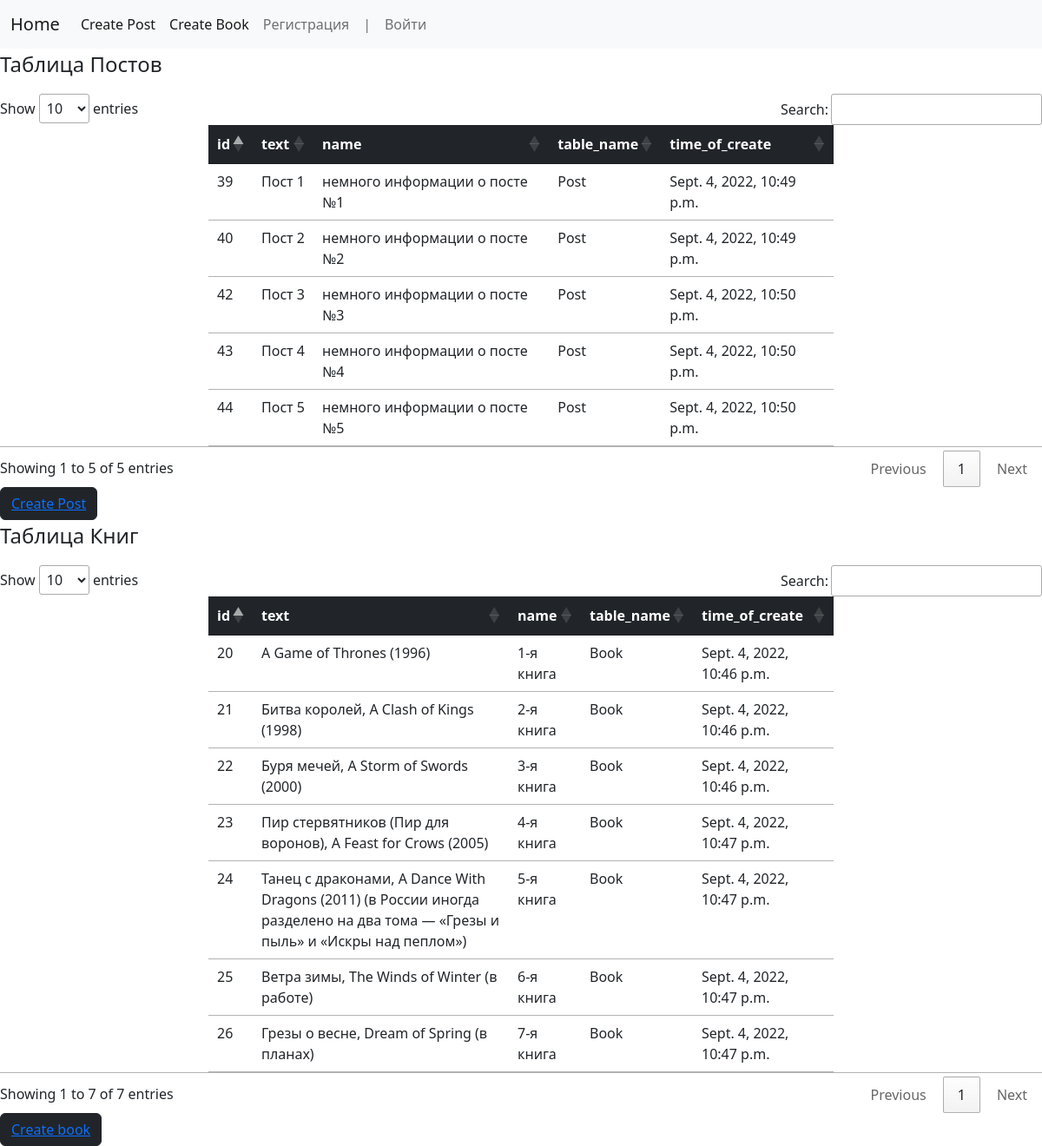
The page / on the database its author committed.
### task_app/models.py (models this page shows, shortened)
class Post(models.Model):
    text = models.TextField()
    name = models.CharField(max_length=255)
    honey_token = models.IntegerField(default=0)
    table_name = models.TextField(default='Post')
    time_of_create = models.DateTimeField(auto_now_add=True)
    objects = OnlyPost()
    token_objects = OnlyToken()

class Book(models.Model):
    text = models.TextField()
    name = models.CharField(max_length=255)
    honey_token = models.IntegerField(default=0)
    table_name = models.TextField(default='Book')
    time_of_create = models.DateTimeField(auto_now_add=True)
    objects = OnlyPost()
    token_objects = OnlyToken()

### task_app/views.py (the view)
# urls.py: path("", GetAllPosts.as_view(), name="show_post"),
class GetAllPosts(ListView):
    model = Post
    template_name = 'all_posts.html'
    context_object_name = 'topics'
    def get_context_data(self, *, object_list=None, **kwargs):
        context = super().get_context_data(**kwargs)
        context['books'] = Book.objects.filter(honey_token=0)
        return context

### task_app/models.py (called while the page is built)
    def get_queryset(self):
        return super().get_queryset().filter(honey_token=0)

### task_app/templates/all_posts.html (shortened to what this page needs)
{% extends 'base.html' %}
{% block content %}
<table id="myTable" class="table">
    <p class="fs-4">Таблица Постов</p>
    <thead class="table-dark">
    <tr>
        <th>id</th>
        <th>text</th>
        <th>name</th>
        <th>table_name</th>
        <th>time_of_create</th>
    </tr>
    </thead>
    <tbody>
    {% for topic in topics %}
    <tr>
        <td>{{ topic.id }}</td>
        <td>{{ topic.name }}</td>
        <td>{{ topic.text }}</td>
        <td>{{ topic.table_name }}</td>
        <td>{{ topic.time_of_create }}</td>
    </tr>
    {% endfor %}
    </tbody>
</table>
<button class="btn btn-dark">
    <a href='{%  url "create_post" %}'> Create Post</a>
</button>
<table id="myTable2" class="table">
    <p class="fs-4">Таблица Книг</p>
    <thead class="table-dark">
    <tr>
        <th>id</th>
        <th>text</th>
        <th>name</th>
        <th>table_name</th>
        <th>time_of_create</th>
    </tr>
    </thead>
    <tbody>
    {% for book in books %}
    <tr>
        <td>{{ book.id }}</td>
        <td>{{ book.name }}</td>
        <td>{{ book.text }}</td>
        <td>{{ book.table_name }}</td>
        <td>{{ book.time_of_create }}</td>
    </tr>
    {% endfor %}
    </tbody>
</table>
<button class="btn btn-dark">
    <a href='{%  url "create_book" %}'> Create book</a>
</button>
{% endblock %}

### task_app/templates/base.html (shortened to what this page needs)
<!DOCTYPE html>
<html lang="en">
<head>
    <link href="https://cdn.jsdelivr.net/npm/bootstrap@5.2.0/dist/css/bootstrap.min.css" rel="stylesheet"
>
    <link rel="stylesheet" href="//cdn.datatables.net/1.12.1/css/jquery.dataTables.min.css">
</head>
<body>
<nav class="navbar navbar-expand-lg bg-light">
    <div class="container-fluid">
        <a class="navbar-brand" href='{%  url "show_post" %}'>Home</a>
        <div class="collapse navbar-collapse" id="navbarNav">
            <ul class="navbar-nav">
                <li class="nav-item">
                    <a class="nav-link active" aria-current="page" href='{%  url "create_post" %}'>Create Post</a>
                </li>
                <li class="nav-item">
                    <a class="nav-link active" aria-current="page" href='{%  url "create_book" %}'>Create Book</a>
                </li>
                <li class="nav-item">
                    {% if  not request.user.is_authenticated %}
                    <li>
                               <a class="nav-link" href='{% url "register" %}'>Регистрация</a>
                           </li>
                            <a class="nav-link">|</a>
                           <a class="nav-link" href='{% url "login" %}'>Войти</a>
                    {% endif %}
                </li>
            </ul>
        </div>
    </div>
</nav>
{% block content %}
{% endblock%}
</body>
</html>

### task_app/templates/all_posts.html (style rules this page uses)
TABLE { padding-left: 15rem; padding-right: 15rem; }

### rows shown on the page
Post: id "39", name "Пост 1", text "немного информации о посте №1", table_name "Post", time_of_create "Sept. 4, 2022, 10:49 p.m."
Post: id "40", name "Пост 2", text "немного информации о посте №2", table_name "Post", time_of_create "Sept. 4, 2022, 10:49 p.m."
Post: id "42", name "Пост 3", text "немного информации о посте №3", table_name "Post", time_of_create "Sept. 4, 2022, 10:50 p.m."
Post: id "43", name "Пост 4", text "немного информации о посте №4", table_name "Post", time_of_create "Sept. 4, 2022, 10:50 p.m."
Post: id "44", name "Пост 5", text "немного информации о посте №5", table_name "Post", time_of_create "Sept. 4, 2022, 10:50 p.m."
Book: id "20", name "A Game of Thrones (1996)", text "1-я книга", table_name "Book", time_of_create "Sept. 4, 2022, 10:46 p.m."
Book: id "21", name "Битва королей, A Clash of Kings (1998)", text "2-я книга", table_name "Book", time_of_create "Sept. 4, 2022, 10:46 p.m."
Book: id "22", name "Буря мечей, A Storm of Swords (2000)", text "3-я книга", table_name "Book", time_of_create "Sept. 4, 2022, 10:46 p.m."
Book: id "23", name "Пир стервятников (Пир для воронов), A Feast for Crows (2005)", text "4-я книга", table_name "Book", time_of_create "Sept. 4, 2022, 10:47 p.m."
Book: id "24", name "Танец с драконами, A Dance With Dragons (2011) (в России иногда разделено на два тома — «Грезы и пыль» и «Искры над пеплом»)", text "5-я книга", table_name "Book", time_of_create "Sept. 4, 2022, 10:47 p.m."
Book: id "25", name "Ветра зимы, The Winds of Winter (в работе)", text "6-я книга", table_name "Book", time_of_create "Sept. 4, 2022, 10:47 p.m."
Book: id "26", name "Грезы о весне, Dream of Spring (в планах)", text "7-я книга", table_name "Book", time_of_create "Sept. 4, 2022, 10:47 p.m."
